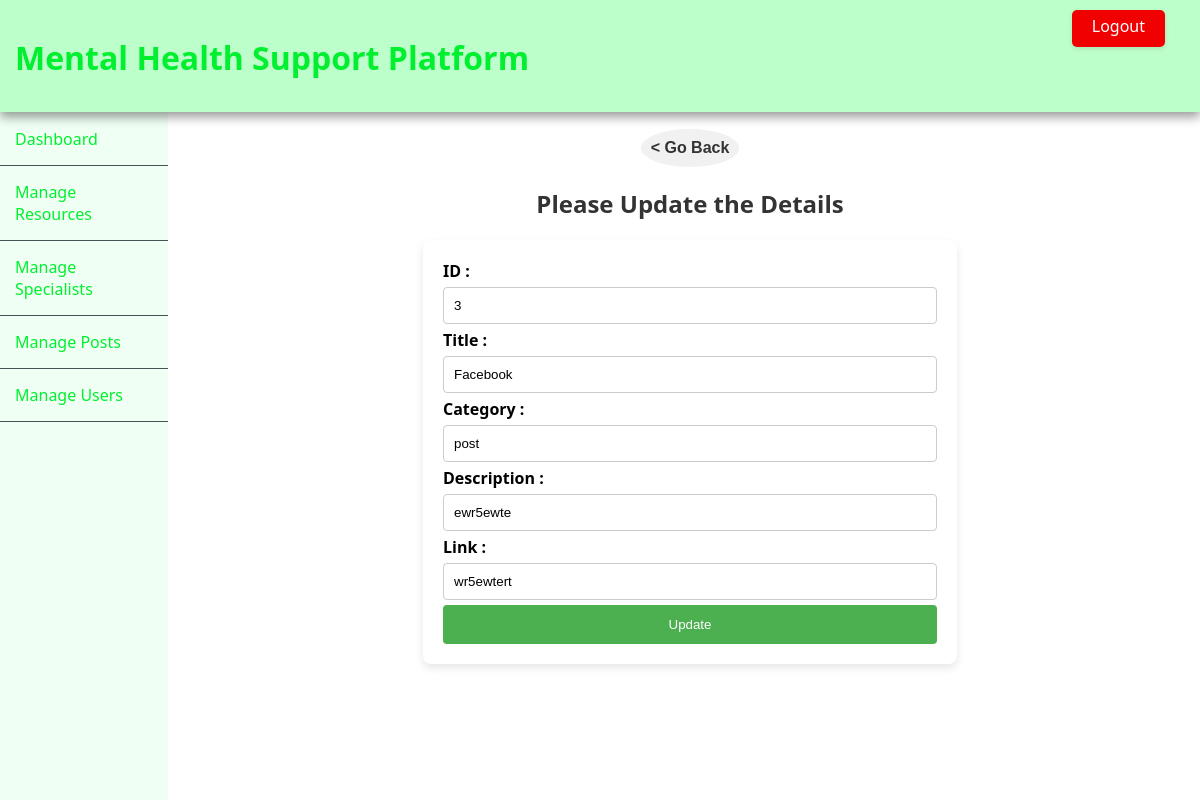
The page /admin/updateResources.php?id=3 (signed in) on the database its author committed.
### tables this page shows
CREATE TABLE `resources` (
  `id` int(11) NOT NULL,
  `title` varchar(255) NOT NULL,
  `category` varchar(255) NOT NULL,
  `description` text NOT NULL,
  `link` varchar(255) NOT NULL
);

### admin/updateResources.php (the view, shortened to what this page needs)
<?php
$con = mysqli_connect("localhost", "root", "", "mhsp");
include '../components/adminnavfixed.php';
function clean_input($data)
{
    global $con;
    return mysqli_real_escape_string($con, $data);
}
if (isset($_GET['id'])) {
    $id = clean_input($_GET['id']);
    $sql = "SELECT * FROM `resources` WHERE `id`='$id'";
    $result = $con->query($sql);
    if ($result->num_rows > 0) {
        while ($row = $result->fetch_assoc()) {
            $title = $row['title'];
            $des = $row['description'];
            $link = $row['link'];
            $cat = $row['category'];
        }
    } else {
        echo "<h2>No Results Found!</h2>";
    }
}
?>
<section class="update">
    <button class="back-button" onclick="history.back()">&lt; Go Back </button>
    <h1>Please Update the Details</h1>
    <form action="" method="post" onsubmit="return validateForm()">
        <label for="id">ID : </label><input type="number" name="id" id="id" value="<?php echo $id; ?>" readonly>
        <span class="error" id="idErr"></span><br>
        <label for="title">Title : </label><input type="text" name="title" id="title" value="<?php echo $title; ?>">
        <span class="error" id="titleErr"></span> <br>
        <label for="category">Category : </label><input type="text" name="category" id="category" value="<?php echo $cat; ?>">
        <span class="error" id="categoryErr"></span> <br>
        <label for="description">Description : </label><input type="text" name="description" id="description" value="<?php echo $des; ?>">
        <span class="error" id="descriptionErr"></span> <br>
        <label for="link">Link : </label><input type="text" name="link" id="link" value="<?php echo $link; ?>">
        <span class="error" id="linkErr"></span><br>
        <input type="submit" name="update" value="Update">
    </form>
</section>
</body>
</html>

### css/style.css (style rules this page uses)
body { font-family: "Segoe UI", Tahoma, Geneva, Verdana, sans-serif; margin: 0; padding: 0; background-color: #fff; overflow-x: auto; }
section { margin-left: 15%; margin-top: 16px; padding: 1px 16px; }

### css/admin.css (style rules this page uses)
section { display: flex; flex-direction: column; justify-content: center; align-items: center; }
.back-button { font-size: 16px; font-weight: bold; font-size: x-large; border: none; color: #333; padding: 10px; font-size: 16px; cursor: pointer; border-radius: 50%; transition: all 0.2s ease; background-color: #f1f1f1; }
.update h1 { text-align: center; color: #333; }
form { width: 50%; margin: 0 auto; background-color: #fff; padding: 20px; border-radius: 8px; box-shadow: 0 4px 8px rgba(0, 0, 0, 0.1); }
label { font-weight: bold; }
input[type="text"], input[type="number"], textarea { width: 100%; padding: 10px; margin-top: 5px; margin-bottom: 5px; border: 1px solid #ccc; border-radius: 4px; box-sizing: border-box; }
input[type="submit"] { background-color: #4caf50; color: white; padding: 12px 20px; border: none; border-radius: 4px; cursor: pointer; width: 100%; transition: all 0.1s linear; }

### rows shown on the page
resources: title "Facebook", category "post", description "ewr5ewte", link "wr5ewtert"
